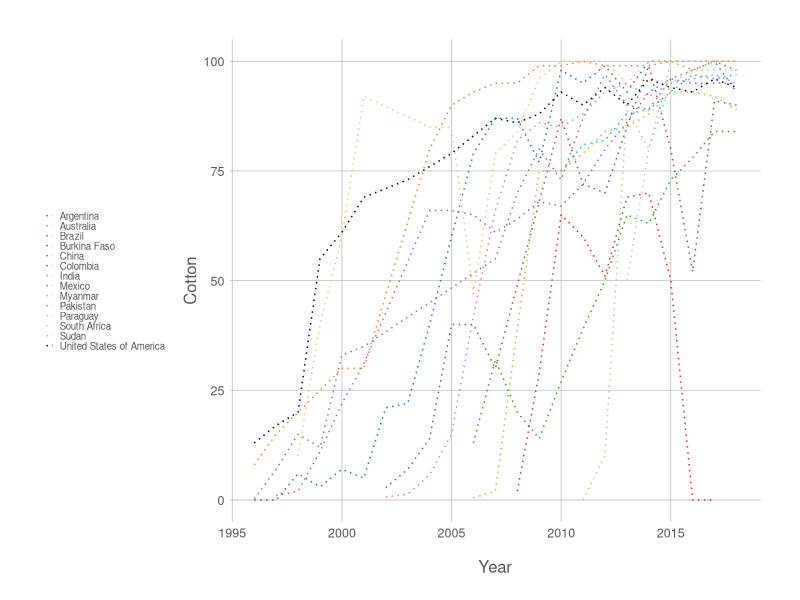
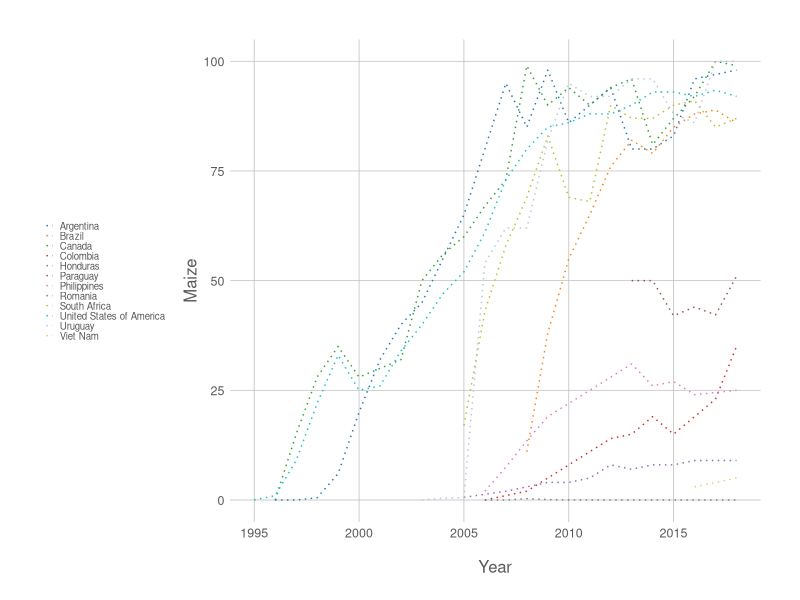
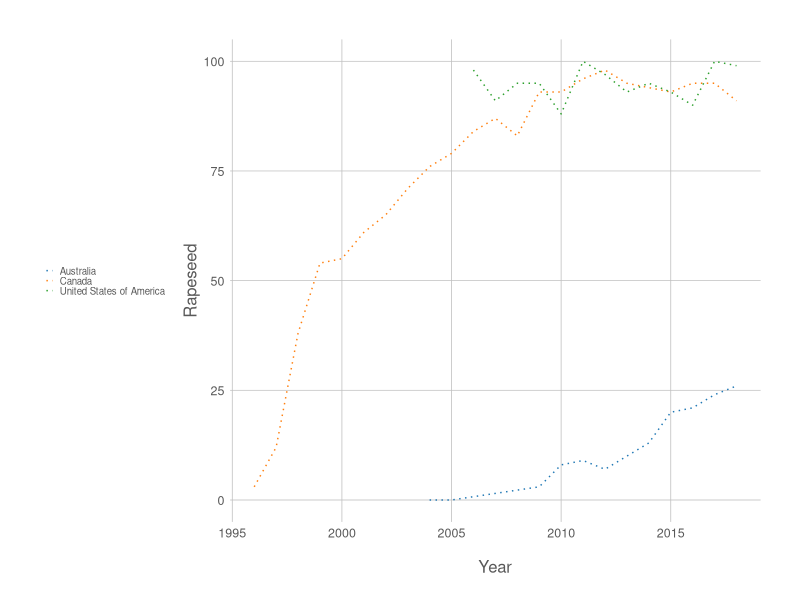
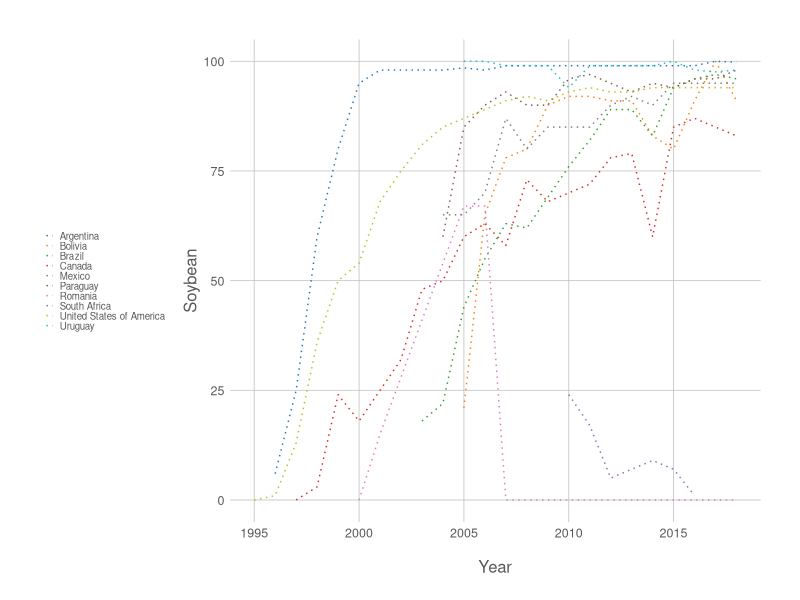

Recreate these plots in R, in order.
library(tidyverse)
library(ggthemes)

cotton <- read_csv('data/analysis_data/cotton.csv')
maize <- read_csv('data/analysis_data/maize.csv')
soybean <- read_csv('data/analysis_data/soybean.csv')
rapeseed <- read_csv('data/analysis_data/rapeseed.csv')

colors <- c("#1f77b4", "#ff7f0e", "#2ca02c", "#d62728", "#9467bd", "#8c564b", 
            "#e377c2", "#7f7f7f", "#bcbd22", "#17becf", "#aec7e8", "#ffbb78",
            "#98df8a", "black")

cotton_plot <- cotton |>
  ggplot(
    aes(x = year, y = cotton, color = country)
  ) +
  geom_line(linetype="dotted") +
  theme_excel_new() +
  theme(
    legend.position = "left",
    legend.text = element_text(size = 7),
    legend.key.size = unit(0.2, "cm"),
    axis.title.x = element_text(size=12, vjust = -3),
    axis.title.y = element_text(size=12),
    plot.margin = margin(1, 1, 1, 1, "cm"),
    axis.text.x.top = element_text(margin = margin(0, 0, 0.5, 0, "cm"))
  ) +
  scale_color_manual(values = colors) +
  labs(x = 'Year', y = 'Cotton')

maize_plot <- maize |>
  ggplot(
    aes(x = year, y = maize, color = country)
  ) +
  geom_line(linetype="dotted") +
  theme_excel_new() +
  theme(
    legend.position = "left",
    legend.text = element_text(size = 7),
    legend.key.size = unit(0.2, "cm"),
    axis.title.x = element_text(size=12, vjust = -3),
    axis.title.y = element_text(size=12),
    plot.margin = margin(1, 1, 1, 1, "cm"),
    axis.text.x.top = element_text(margin = margin(0, 0, 0.5, 0, "cm"))
  ) +
  scale_color_manual(values = colors) +
  labs(x = 'Year', y = 'Maize')


soybean_plot <- soybean |>
  ggplot(
    aes(x = year, y = soybean, color = country)
  ) +
  geom_line(linetype="dotted") +
  theme_excel_new() +
  theme(
    legend.position = "left",
    legend.text = element_text(size = 7),
    legend.key.size = unit(0.2, "cm"),
    axis.title.x = element_text(size=12, vjust = -3),
    axis.title.y = element_text(size=12),
    plot.margin = margin(1, 1, 1, 1, "cm"),
    axis.text.x.top = element_text(margin = margin(0, 0, 0.5, 0, "cm"))
  ) +
  scale_color_manual(values = colors) +
  labs(x = 'Year', y = 'Soybean')


rapeseed_plot <- rapeseed |>
  ggplot(
    aes(x = year, y = rapeseed, color = country)
  ) +
  geom_line(linetype="dotted") +
  theme_excel_new() +
  theme(
    legend.position = "left",
    legend.text = element_text(size = 7),
    legend.key.size = unit(0.2, "cm"),
    axis.title.x = element_text(size=12, vjust = -3),
    axis.title.y = element_text(size=12),
    plot.margin = margin(1, 1, 1, 1, "cm"),
    axis.text.x.top = element_text(margin = margin(0, 0, 0.5, 0, "cm"))
  ) +
  scale_color_manual(values = colors) +
  labs(x = 'Year', y = 'Rapeseed')

ggsave("other/figures/figure1/cotton.png", plot = cotton_plot, width = 6, height = 4, dpi = 300)
ggsave("other/figures/figure1/maize.png", plot = maize_plot, width = 6, height = 4, dpi = 300)
ggsave("other/figures/figure1/rapeseed.png", plot = rapeseed_plot, width = 6, height = 4, dpi = 300)
ggsave("other/figures/figure1/soybean.png", plot = soybean_plot, width = 6, height = 4, dpi = 300)


